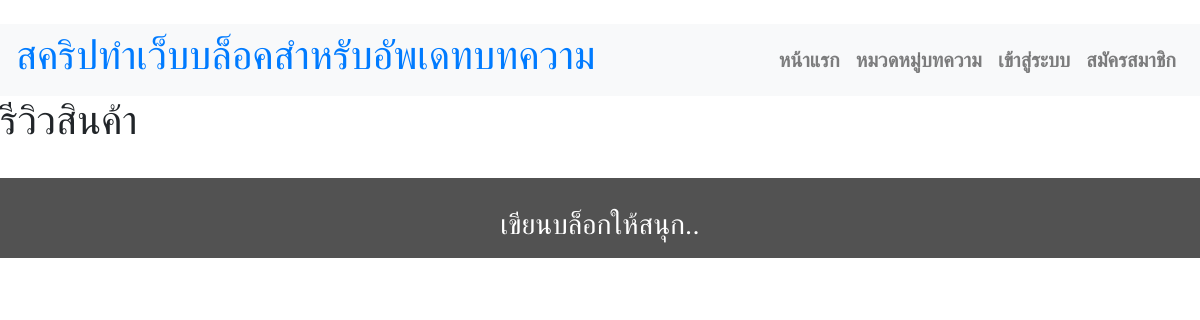
Before: /category/review/ with the older database file.
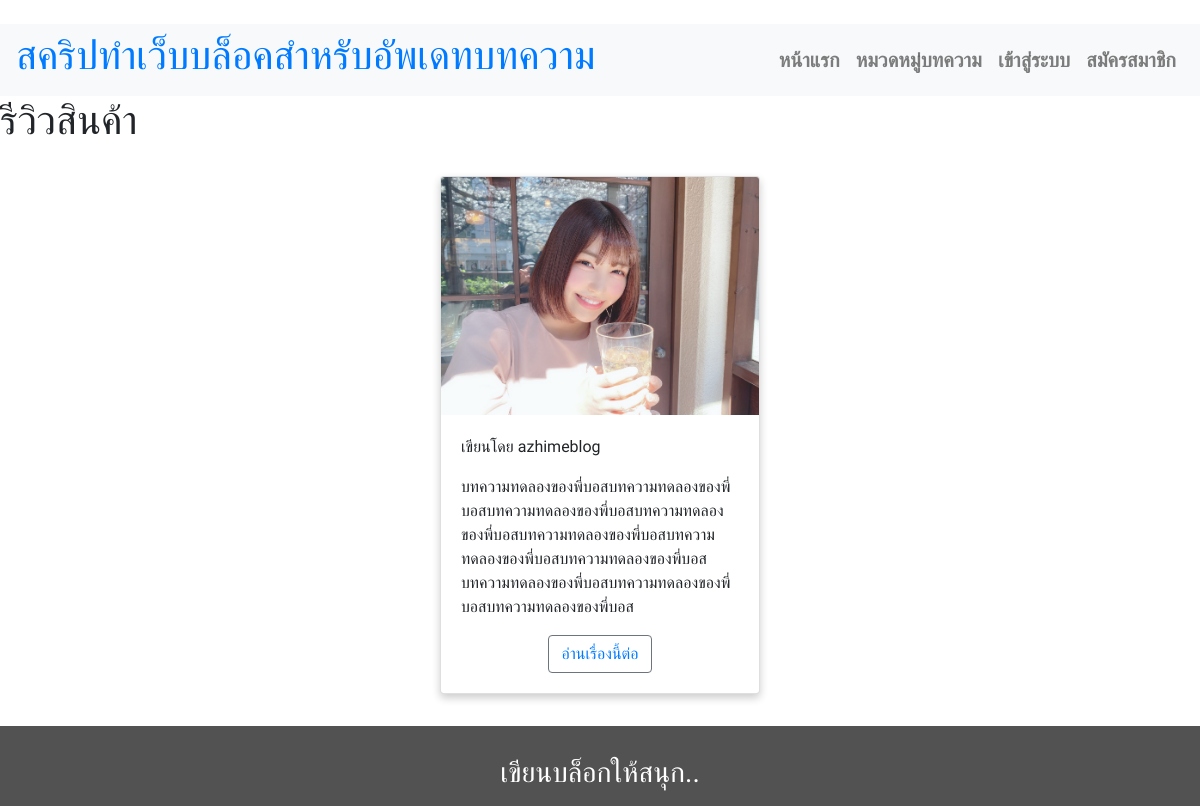
After: the same page with the newer database file.
### blog/models.py (models this page shows, shortened)
class Post(models.Model):
    id = models.AutoField
    category = models.ForeignKey('Category',on_delete=models.CASCADE)
    author = models.ForeignKey(settings.AUTH_USER_MODEL, on_delete=models.CASCADE)
    content_images = models.ImageField(upload_to='media')
    title = models.CharField(max_length=200,unique=True,default='ใส่ชื่อบทความ')
    content = models.TextField(default='ใส่เนื้อหาบทความ')
    created_date = models.DateTimeField(default=timezone.now)
    published_date = models.DateTimeField(blank=True, null=True)
    post_viewcount = models.PositiveIntegerField(default=0,)
    slug = models.SlugField(max_length=200, default='ใส่ลิงค์บทความ ตัวอย่าง /your-post-content')
    status = models.IntegerField(choices=STATUS , default=1)

### blog/views.py (the view)
# urls.py: path('category/<slug:slug>/', views.category_detail, name='category_detail'),
def category_detail(request, slug):
    category = get_object_or_404(Category, slug=slug)
    return render(request, 'blog/category_detail.html', {'category': category})

### blog/templates/blog/category_detail.html (shortened to what this page needs)
﻿ {% extends 'blog/base.html' %} {% block content %}
<head>
    <link rel="stylesheet" href="https://stackpath.bootstrapcdn.com/bootstrap/4.3.1/css/bootstrap.min.css">
</head>
<h1> {{ category.title }} </h1>
<div class="container">
    <div class="row">
        {% for post in category.post_set.all %}
        <div class="column">
            <div class="card" style="width: 20rem;">
                <img class="card-img-top" src="{{ post.content_images.url }}" alt="{{ post.title }}">
                <div class="card-body">
                    <p> เขียนโดย {{ post.author }}</p>
                    <p class="card-text"> {{ post.content|safe|slice:":200" }}</p>
                    <div align="center"><button type="button" class="btn btn-outline-secondary"> <a href="{% url 'post_detail' post.slug %}">  อ่านเรื่องนี้ต่อ </a></button> </div>
                </div>
            </div>
        </div>
        {% endfor %}
    </div>
</div>
{% endblock content %}

Changed rows visible on the page:
added Post: content_images (picture), author "azhimeblog", content "บทความทดลองของพี่บอสบทความทดลองของพี่บอสบทความทดลองของพี่บอสบทความทดลองของพี่บอสบทความทดลองของพี่บอสบทความทดลองของพี่บอสบทความทดลองของพี่บอสบทความทดลองของพี่บอสบทความทดลองของพี่บอสบทความทดลองของพี่บอส"
